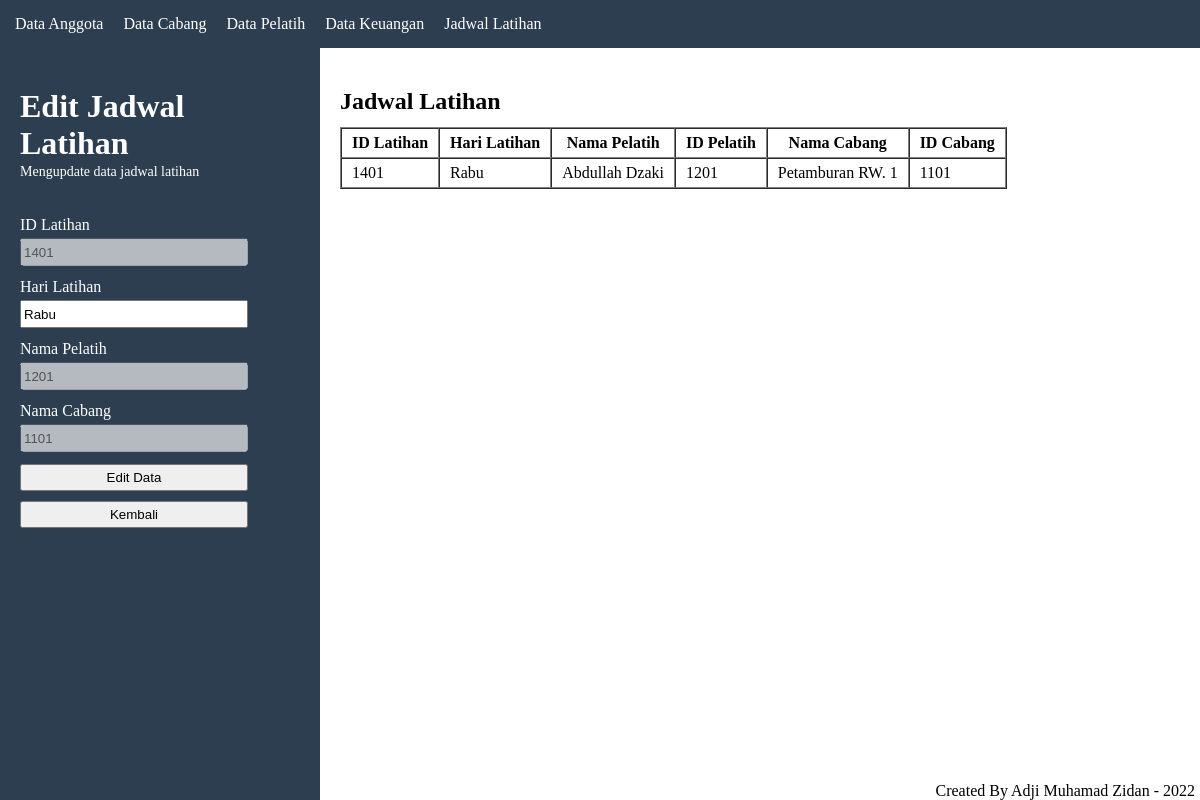
The page /edit_dt_jadwal.php?update=1401 on the database its author committed.
### tables this page shows
CREATE TABLE `dt_jadwal_latihan` (
  `ID_latihan` int(10) NOT NULL,
  `Hari` varchar(20) NOT NULL,
  `ID_pelatih` int(10) NOT NULL,
  `ID_cabang` int(10) NOT NULL
);

CREATE TABLE `dt_pelatih` (
  `ID_pelatih` int(10) NOT NULL,
  `Nama_pelatih` varchar(100) NOT NULL,
  `Tanggal_lahir` varchar(20) NOT NULL,
  `Jenis_kelamin` varchar(15) NOT NULL,
  `Sabuk` varchar(10) NOT NULL
);

CREATE TABLE `dt_cabang` (
  `ID_cabang` int(10) NOT NULL,
  `Nama_cabang` varchar(100) NOT NULL,
  `Penanggung_jawab` varchar(100) NOT NULL,
  `Jumlah_anggota` int(100) NOT NULL
);

### edit_dt_jadwal.php (the view, shortened to what this page needs)
<?php
	require 'config/koneksi_db.php';
	$sql = "SELECT * FROM dt_jadwal_latihan
	INNER JOIN dt_pelatih ON dt_jadwal_latihan.ID_pelatih = dt_pelatih.ID_pelatih
	INNER JOIN dt_cabang ON dt_jadwal_latihan.ID_cabang = dt_cabang.ID_cabang
	WHERE ID_latihan = $_GET[update]";
	$data = mysqli_query($koneksi, $sql);
	$hasil = mysqli_fetch_assoc($data);
?>
<!DOCTYPE html>
<html lang="en">
<head>
</head>
<body>
	<nav>
		<?php require 'modularitas/menu.php' ?>
	</nav>
	<main>
		<div class="container">
			<div class="form">
				<div class="title-jadwal">
					<h1>Edit Jadwal<br>Latihan</h1>
					<p>Mengupdate data jadwal latihan</p>
				</div>
				<form action="" method="post">
					<label for="id_latihan">ID Latihan</label><br>
					<input type="text" id="id_latihan" name="id_latihan" value="<?= $hasil['ID_latihan'];?>" disabled><br>
					<label for="hari_latihan">Hari Latihan</label><br>
					<input type="text" id="hari_latihan" name="hari_lat" value="<?= $hasil['Hari'];?>"><br>
					<label for="pelatih">Nama Pelatih</label><br>
					<input type="text" id="pelatih" name="pelatih" value="<?= $hasil['ID_pelatih'];?>" disabled><br>
					<label for="cabang">Nama Cabang</label><br>
					<input type="text" id="cabang" name="cabang" value="<?= $hasil['ID_cabang'];?>" disabled><br>
					<button type="submit" name="edit_data" onclick="return confirm('Update data?');">Edit Data</button>
					<a href="jadwal.php">
						<button type="button">Kembali</button>
					</a>
				</form>
			</div>
			<div class="tabel-data">
				<h2>Jadwal Latihan</h2>
				<table border="1" cellspacing="0">
					<tr>
						<th>ID Latihan</th>
						<th>Hari Latihan</th>
						<th>Nama Pelatih</th>
						<th>ID Pelatih</th>
						<th>Nama Cabang</th>
						<th>ID Cabang</th>
					</tr>
					<tr>
						<td><?= $hasil['ID_latihan'];?></td>
						<td><?= $hasil['Hari'];?></td>
						<td><?= $hasil['Nama_pelatih'];?></td>
						<td><?= $hasil['ID_pelatih'];?></td>
						<td><?= $hasil['Nama_cabang'];?></td>
						<td><?= $hasil['ID_cabang'];?></td>
					</tr>
				</table>
				<footer>
					<?php require 'modularitas/footer.php' ?>
				</footer>
			</div>
		</div>
	</main>
</body>
</html>

### edit_dt_jadwal.php (style rules this page uses)
main .container { display: flex; justify-content: center; position: fixed; width: 100%; height: 100%; }
main .container button { cursor: pointer; padding: 4px 2px; box-sizing: border-box; width: 228px; margin-bottom: 10px; }
.form { background-color: #2c3e50; width: 25%; color: white; padding: 40px 20px; }
.form .title-jadwal { margin-bottom: 36px; }
.form .title-jadwal p { margin-top: 2px; font-size: 14px; }
.form form input { margin-top: 4px; margin-bottom: 12px; width: 220px; height: 20px; padding: 2px; }
.tabel-data { width: 75%; padding: 40px 20px; }
.tabel-data table { margin-top: 12px; }
.tabel-data table tr th, td { padding: 5px 10px; }

### modularitas/menu.php (style rules this page uses)
* { margin: 0; padding: 0; }
nav { background-color: #2c3e50; padding: 15px; }

### modularitas/footer.php (style rules this page uses)
* { margin: 0; padding: 0; }
footer { position: fixed; bottom: 0; right: 0; width: auto; }

### rows shown on the page
dt_jadwal_latihan: id_latihan "1401", hari_lat "Rabu", pelatih "1201", cabang "1101", ID_latihan "1401", Hari "Rabu", ID_pelatih.Nama_pelatih "Abdullah Dzaki", ID_pelatih.ID_pelatih "1201", ID_cabang.Nama_cabang "Petamburan RW. 1", ID_cabang.ID_cabang "1101"
